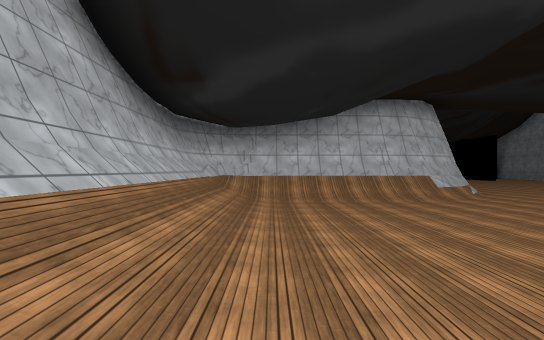
[1] (above)

20 first-person views from a walk through a scene from a Unity 3-D project. The camera is 1.5 m above the floor, looks level and sees 80° across. The floor is counted in squares, 2.53 m on a side. Each view is taken from the middle of a square. On the plan, view 1 faces up. The plan holds only what a view shows up to about 9 squares ahead; the rest is blank. The place goes on beyond the plan. The player character is not drawn. Some surface patterns are stand-ins.

[2]
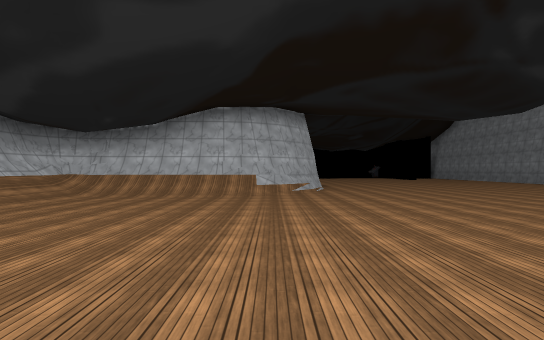

[3]
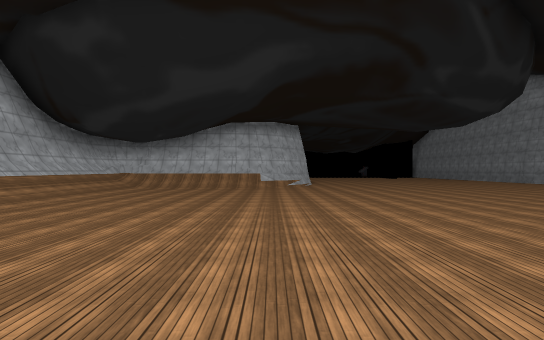

[4]
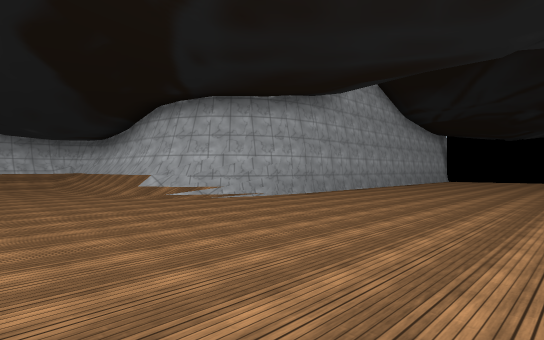

[5]
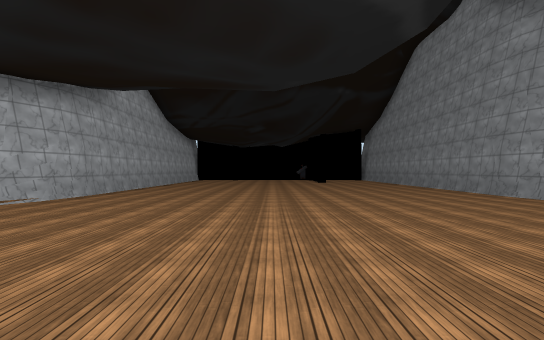

[6]
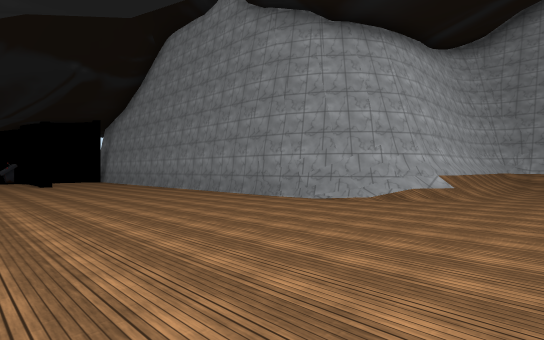

[7]
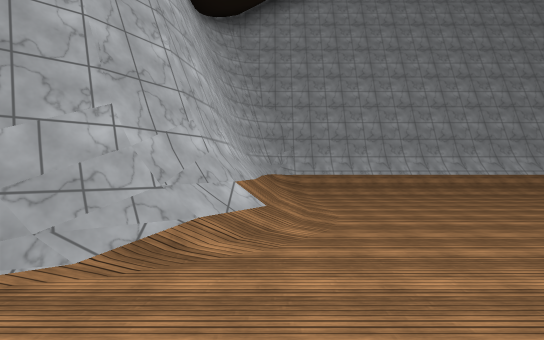

[8]
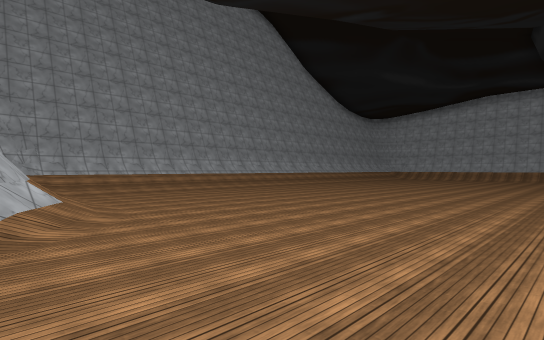

[9]
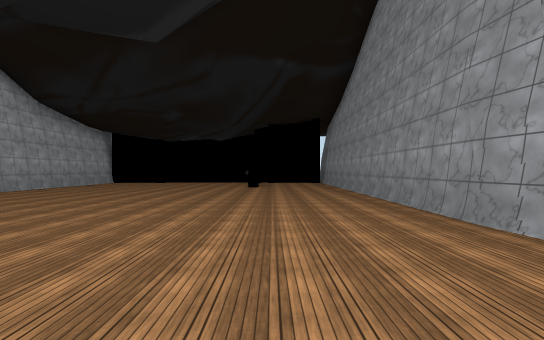

[10]
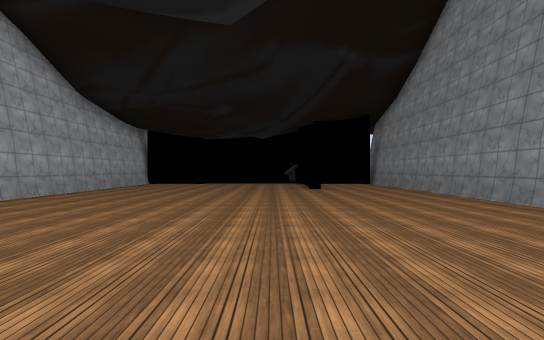

[11]
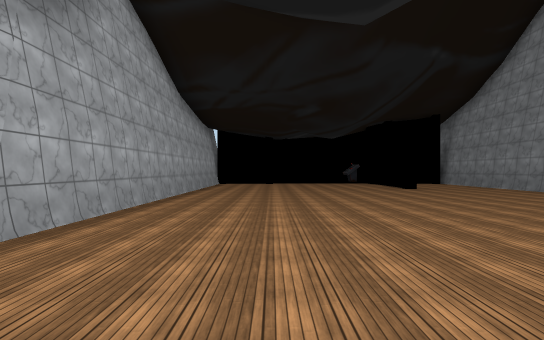

[12]
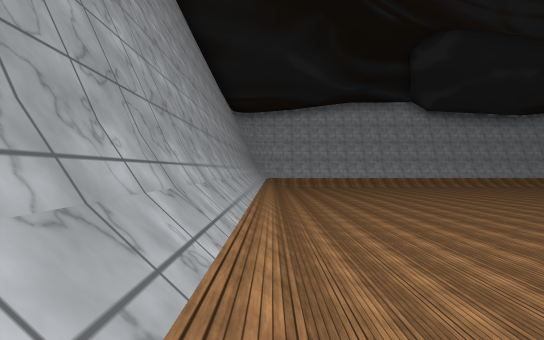

[13]
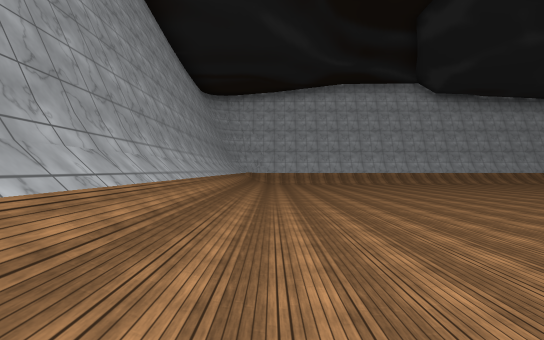

[14]
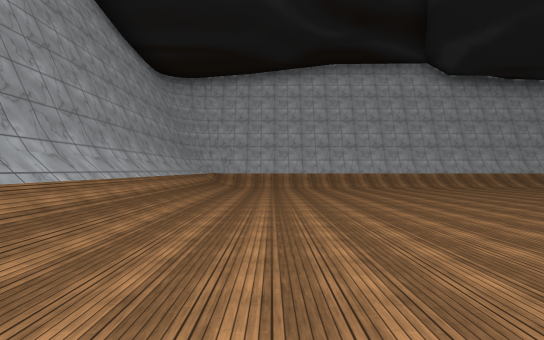

[15]
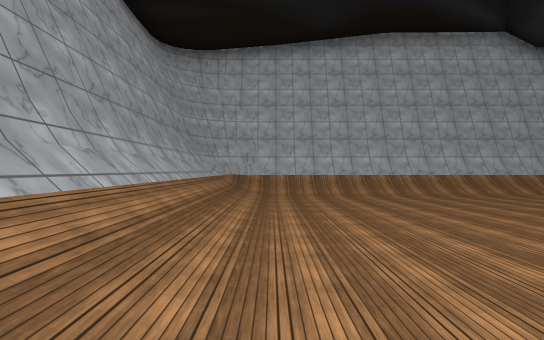

[16]
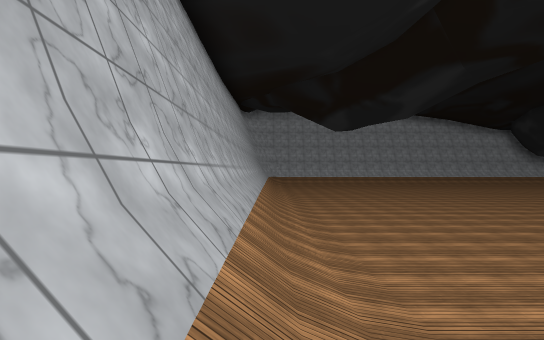

[17]
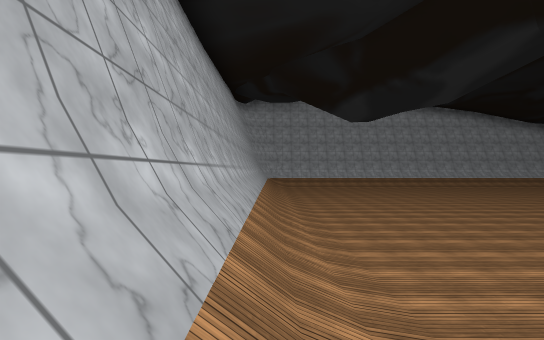

[18]
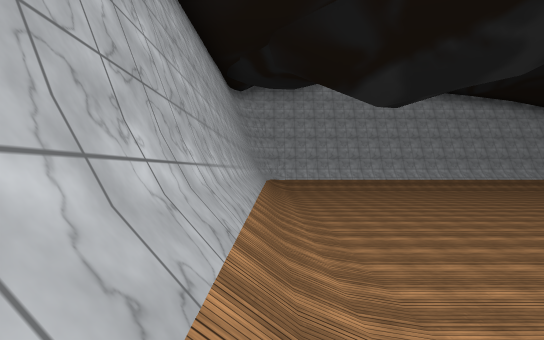

[19]
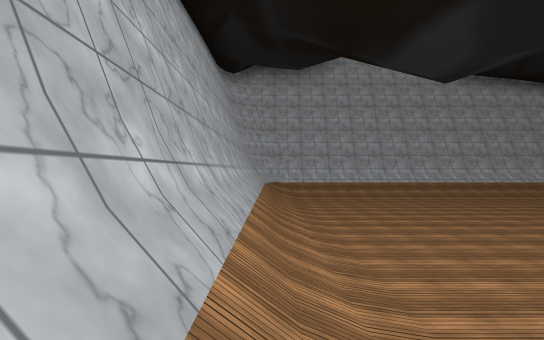

[20]
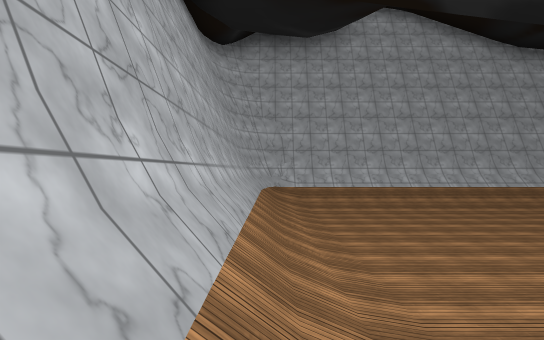

### Floor plan
Key: @ floor where view 1 was taken; # wall or solid block; . floor; / step, stairs or slope.
Columns run from 2 left of view 1 to 23 right of it. Each row starts with its distance up from view 1.
 17        #..........#
 16        #..........#
 15        #..........#
 14        #..........#
 13        #..........#
 12        #..........#
 11        #..........#
 10        #..........#
  9       ##..........##
  8  ######/........../######
  7 ##/////............/////##
  6 #//....................//#
  5 #/....................../#
  4 #/............ ........./#
  3 #/...........  ........./#
  2 #/..........    ......../#
  1  /.........     ......../#
  0   @........     ......../#
 -1    .......      ......../#
 -2     .....       ......../#
 -3      ...        ......../#
 -4 #     .          ......./#
 -5 #/ .. .. .. ..   ......./#
 -6 #/............. ......../#
 -7 #/....................../#
 -8 #/....................../#
 -9 #/....................../#
-10 #/....................../#
-11 #//....................//#
-12 ##//////////////////////##
-13  ########################

Where each view was taken, in squares from view 1:
view 1: 0 up, 0 right, facing up
view 2: 1 down, 4 right, facing up
view 3: 4 down, 4 right, facing up
view 4: 4 up, 11 right, facing up-left
view 5: 3 up, 10 right, facing up
view 6: 5 up, 10 right, facing up-right
view 7: 7 up, 14 right, facing right
view 8: 8 up, 13 right, facing down-right
view 9: 7 up, 13 right, facing up
view 10: 8 up, 11 right, facing up
view 11: 8 up, 8 right, facing up
view 12: 5 up, 22 right, facing down
view 13: 2 up, 21 right, facing down
view 14: 1 down, 20 right, facing down
view 15: 4 down, 21 right, facing down
view 16: 12 down, 19 right, facing left
view 17: 12 down, 16 right, facing left
view 18: 12 down, 13 right, facing left
view 19: 12 down, 10 right, facing left
view 20: 12 down, 7 right, facing left
